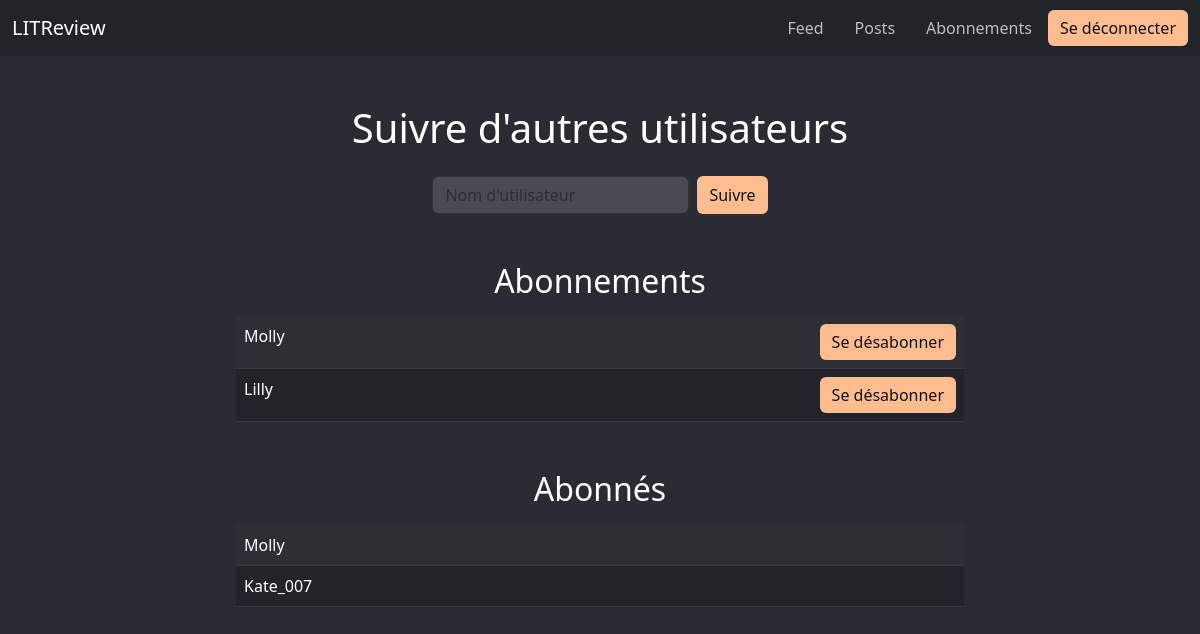
The app's page /manage-follows/ (signed in), older data.
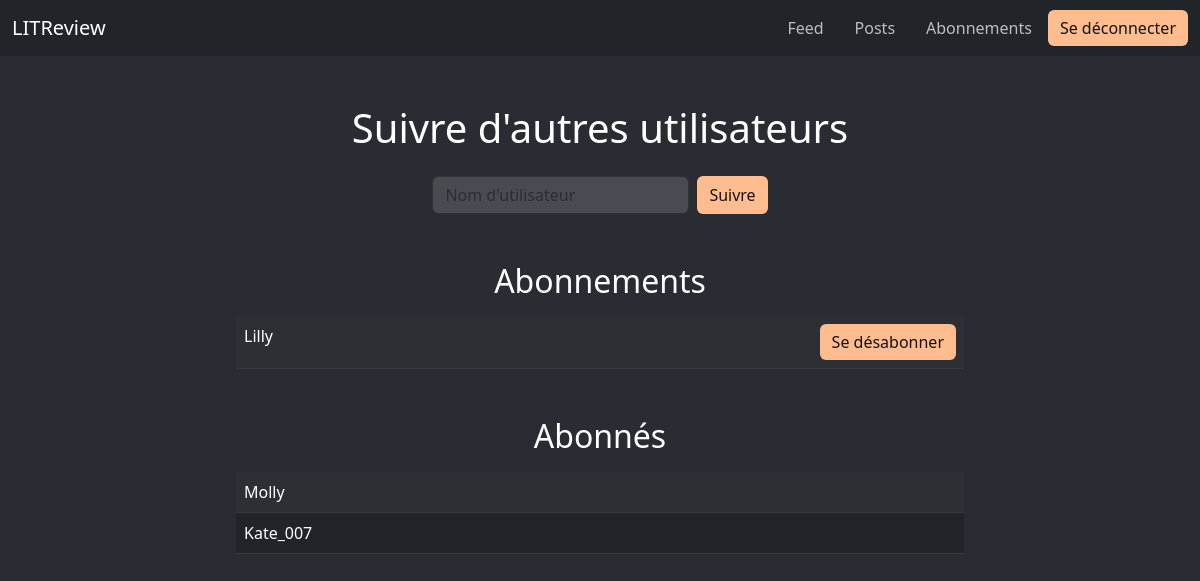
The same page, newer data.
### authentication/models.py (models this page shows)
class UserFollows(models.Model):
    user = models.ForeignKey(User, on_delete=models.CASCADE, related_name='following')
    followed_user = models.ForeignKey(User, on_delete=models.CASCADE, related_name='followed_by')
    class Meta:
        unique_together = ('user', 'followed_user',)

class User(AbstractUser):
    pass

### authentication/views.py (the view, shortened to what this page needs)
# urls.py: path('manage-follows/', authentication.views.manage_follows, name='manage_follows'),
@login_required
def manage_follows(request):
    following = request.user.following.all()
    followers = request.user.followed_by.all()
    return render(request, 'authentication/manage_follows.html', {
        'following': following,
        'followers': followers,
    })

### reviews/context_processors.py (called while the page is built)
def previous_url(request):
    return {
        'previous_url': request.META.get('HTTP_REFERER', '/')
    }

### authentication/templates/authentication/manage_follows.html (shortened to what this page needs)
{% extends 'base.html' %}
{% block content %}
<div class="container mt-5">
    <h1 class="text-center mb-4">Suivre d'autres utilisateurs</h1>
    <div class="d-flex justify-content-center mb-5">
        <form method="post" class="d-flex justify-content-center" aria-label="Formulaire pour suivre un nouvel utilisateur">
            <input type="text" id="username" name="username" class="form-control me-2" placeholder="Nom d'utilisateur" required aria-required="true">
            <button type="submit" class="btn btn-custom" aria-label="Suivre l'utilisateur">
                Suivre
            </button>
        </form>
    </div>
    <div class="mb-5">
        <h2 class="text-center mb-3">Abonnements</h2>
        <div class="col-md-8 offset-md-2">
            {% if following %}
            <table class="table table-dark table-striped" aria-label="Liste de vos abonnements">
                <tbody>
                    {% for user in following %}
                    <tr>
                        <td>{{ user.followed_user.username }}</td>
                        <td class="text-end">
                            <form method="post" action="{% url 'unsubscribe' user.followed_user.id %}" aria-label="Formulaire pour se désabonner de {{ user.followed_user.username }}">
                                <button type="submit" class="btn btn-custom" aria-label="Se désabonner de {{ user.followed_user.username }}">
                                    Se désabonner
                                </button>
                            </form>
                        </td>
                    </tr>
                    {% endfor %}
                </tbody>
            </table>
            {% else %}
                <p class="text-center" role="status">Vous n'avez pas encore d'abonnements.</p>
            {% endif %}
        </div>
    </div>
    <div class="mb-5">
        <h2 class="text-center mb-3">Abonnés</h2>
        <div class="col-md-8 offset-md-2">
            {% if followers %}
            <table class="table table-dark table-striped" aria-label="Liste de vos abonnés">
                <tbody>
                    {% for user in followers %}
                    <tr>
                        <td>{{ user.user.username }}</td>
                    </tr>
                    {% endfor %}
                </tbody>
            </table>
            {% else %}
                <p class="text-center" role="status">Vous n'avez pas encore d'abonnés.</p>
            {% endif %}
        </div>
    </div>
</div>
{% endblock %}

Row changes from the older to the newer data that the page shows:
removed UserFollows: followed_user.username "Molly", shown under "Abonnements"
